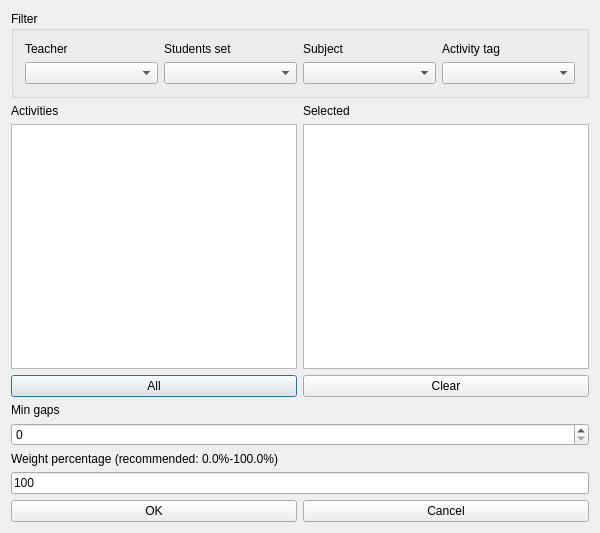
<?xml version="1.0" encoding="UTF-8"?>
<ui version="4.0">
 <class>ModifyConstraintMinGapsBetweenActivitiesForm_template</class>
 <widget class="QDialog" name="ModifyConstraintMinGapsBetweenActivitiesForm_template">
  <property name="geometry">
   <rect>
    <x>0</x>
    <y>0</y>
    <width>600</width>
    <height>533</height>
   </rect>
  </property>
  <property name="windowTitle">
   <string extracomment="This is the title of the dialog to modify a constraint of this type">Modify min gaps between activities</string>
  </property>
  <layout class="QGridLayout" name="gridLayout_2">
   <item row="0" column="0">
    <widget class="QGroupBox" name="filterGroupBox">
     <property name="title">
      <string>Filter</string>
     </property>
     <layout class="QGridLayout" name="gridLayout">
      <item row="0" column="0">
       <widget class="QLabel" name="teachersTextLabel">
        <property name="text">
         <string>Teacher</string>
        </property>
        <property name="wordWrap">
         <bool>false</bool>
        </property>
       </widget>
      </item>
      <item row="0" column="1">
       <widget class="QLabel" name="studentsTextLabel">
        <property name="text">
         <string>Students set</string>
        </property>
        <property name="wordWrap">
         <bool>false</bool>
        </property>
       </widget>
      </item>
      <item row="0" column="2">
       <widget class="QLabel" name="subjectsTextLabel">
        <property name="text">
         <string>Subject</string>
        </property>
        <property name="wordWrap">
         <bool>false</bool>
        </property>
       </widget>
      </item>
      <item row="0" column="3">
       <widget class="QLabel" name="activityTagsTextLabel">
        <property name="text">
         <string>Activity tag</string>
        </property>
        <property name="wordWrap">
         <bool>false</bool>
        </property>
       </widget>
      </item>
      <item row="1" column="0">
       <widget class="QComboBox" name="teachersComboBox"/>
      </item>
      <item row="1" column="1">
       <widget class="QComboBox" name="studentsComboBox"/>
      </item>
      <item row="1" column="2">
       <widget class="QComboBox" name="subjectsComboBox"/>
      </item>
      <item row="1" column="3">
       <widget class="QComboBox" name="activityTagsComboBox"/>
      </item>
     </layout>
    </widget>
   </item>
   <item row="1" column="0">
    <layout class="QHBoxLayout" name="horizontalLayout">
     <item>
      <layout class="QVBoxLayout" name="verticalLayout_2">
       <item>
        <widget class="QLabel" name="activitiesTextLabel">
         <property name="frameShape">
          <enum>QFrame::NoFrame</enum>
         </property>
         <property name="frameShadow">
          <enum>QFrame::Plain</enum>
         </property>
         <property name="text">
          <string>Activities</string>
         </property>
         <property name="wordWrap">
          <bool>false</bool>
         </property>
        </widget>
       </item>
       <item>
        <widget class="QListWidget" name="allActivitiesListWidget"/>
       </item>
       <item>
        <widget class="QPushButton" name="addAllActivitiesPushButton">
         <property name="text">
          <string comment="Text on a button. It refers to adding all activities from the list above this button into the current constraint">All</string>
         </property>
        </widget>
       </item>
      </layout>
     </item>
     <item>
      <layout class="QVBoxLayout" name="verticalLayout">
       <item>
        <widget class="QLabel" name="selectedActivitiesTextLabel">
         <property name="frameShape">
          <enum>QFrame::NoFrame</enum>
         </property>
         <property name="frameShadow">
          <enum>QFrame::Plain</enum>
         </property>
         <property name="text">
          <string comment="It refers to a list of selected activities">Selected</string>
         </property>
         <property name="wordWrap">
          <bool>false</bool>
         </property>
        </widget>
       </item>
       <item>
        <widget class="QListWidget" name="selectedActivitiesListWidget"/>
       </item>
       <item>
        <widget class="QPushButton" name="clearPushButton">
         <property name="text">
          <string>Clear</string>
         </property>
        </widget>
       </item>
      </layout>
     </item>
    </layout>
   </item>
   <item row="2" column="0">
    <layout class="QGridLayout">
     <item row="1" column="0">
      <widget class="QSpinBox" name="minGapsSpinBox"/>
     </item>
     <item row="0" column="0">
      <widget class="QLabel" name="minGapsTextLabel">
       <property name="frameShape">
        <enum>QFrame::NoFrame</enum>
       </property>
       <property name="frameShadow">
        <enum>QFrame::Plain</enum>
       </property>
       <property name="text">
        <string comment="It refers to the minimum number of gaps between a set of activities">Min gaps</string>
       </property>
       <property name="wordWrap">
        <bool>false</bool>
       </property>
      </widget>
     </item>
    </layout>
   </item>
   <item row="3" column="0">
    <layout class="QVBoxLayout">
     <item>
      <widget class="QLabel" name="weightTextLabel">
       <property name="frameShape">
        <enum>QFrame::NoFrame</enum>
       </property>
       <property name="frameShadow">
        <enum>QFrame::Plain</enum>
       </property>
       <property name="text">
        <string>Weight percentage (recommended: 0.0%-100.0%)</string>
       </property>
       <property name="wordWrap">
        <bool>false</bool>
       </property>
      </widget>
     </item>
     <item>
      <widget class="QLineEdit" name="weightLineEdit">
       <property name="text">
        <string notr="true">100</string>
       </property>
      </widget>
     </item>
    </layout>
   </item>
   <item row="4" column="0">
    <layout class="QHBoxLayout">
     <item>
      <widget class="QPushButton" name="okPushButton">
       <property name="text">
        <string>OK</string>
       </property>
      </widget>
     </item>
     <item>
      <widget class="QPushButton" name="cancelPushButton">
       <property name="text">
        <string>Cancel</string>
       </property>
      </widget>
     </item>
    </layout>
   </item>
  </layout>
 </widget>
 <layoutdefault spacing="6" margin="11"/>
 <resources/>
 <connections/>
</ui>
